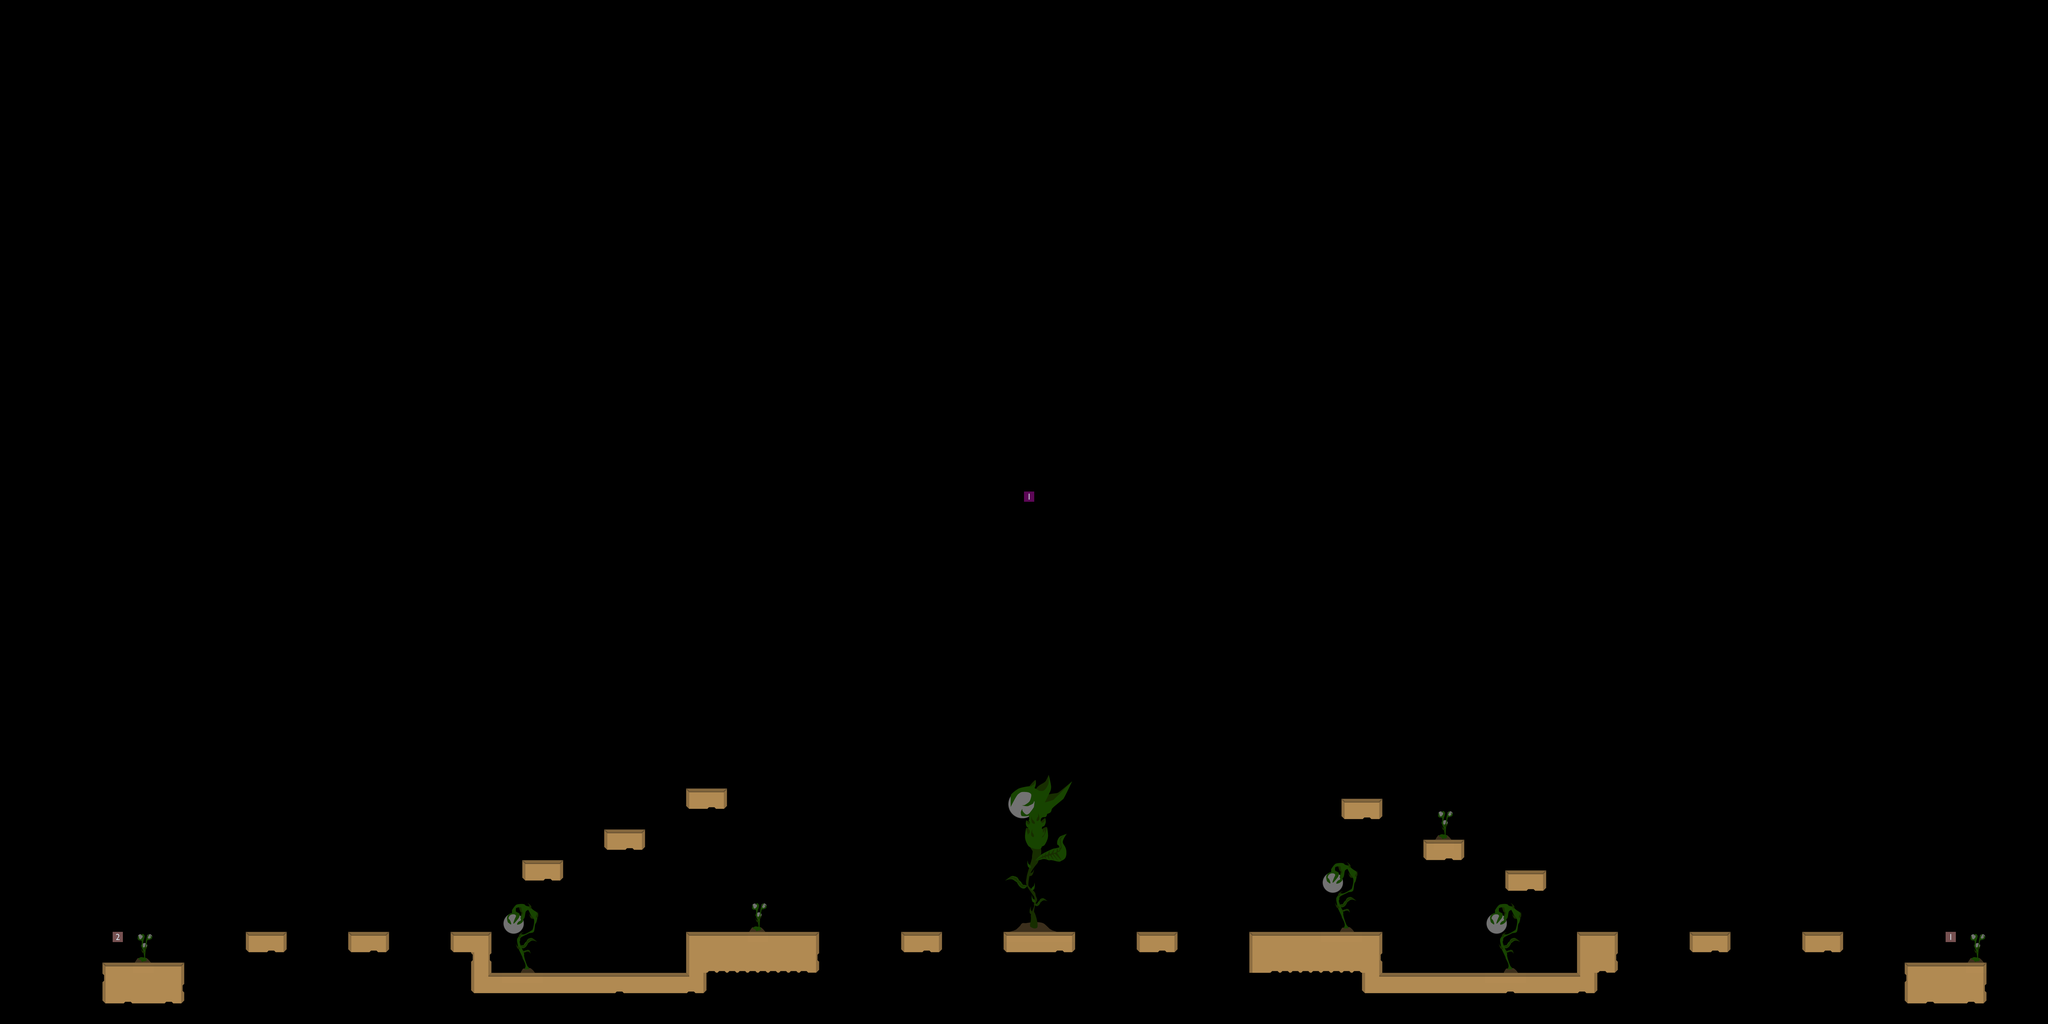

A 2D game scene composited from a Tiled map and its tileset images. What follows is a short description and the map's XML, with each tile layer's data collapsed to a summary:
An orthogonal 200x100 tile map with 32x32 px tiles, 4 tile layers (Hintergrund, Kollision, Vordergrund, Logik), 3 tilesets.

<map version="1.0" orientation="orthogonal" width="200" height="100" tilewidth="32" tileheight="32">
 <tileset firstgid="1" name="elemente_level_compact" tilewidth="32" tileheight="32">
  <image source="elemente_level_compact.png" width="576" height="256" />
 </tileset>
 <tileset firstgid="145" name="elemente_level_compact2" tilewidth="32" tileheight="32">
  <image source="elemente_level_compact2.png" width="544" height="544" />
 </tileset>
 <tileset firstgid="434" name="numbers" tilewidth="32" tileheight="32">
  <image source="numbers.png" width="1024" height="128" />
 </tileset>
 <layer name="Hintergrund" width="200" height="100" opacity="0.45">
  <data>[20000 cells, 247 non-empty, 159 distinct tile ids]</data>
 </layer>
 <layer name="Kollision" width="200" height="100" opacity="0.98">
  <data>[20000 cells, 403 non-empty, 31 distinct tile ids]</data>
 </layer>
 <layer name="Vordergrund" width="200" height="100">
  <data>[20000 cells, 0 non-empty, 0 distinct tile ids]</data>
 </layer>
 <layer name="Logik" width="200" height="100">
  <data>[20000 cells, 3 non-empty, 3 distinct tile ids]</data>
 </layer>
</map>
